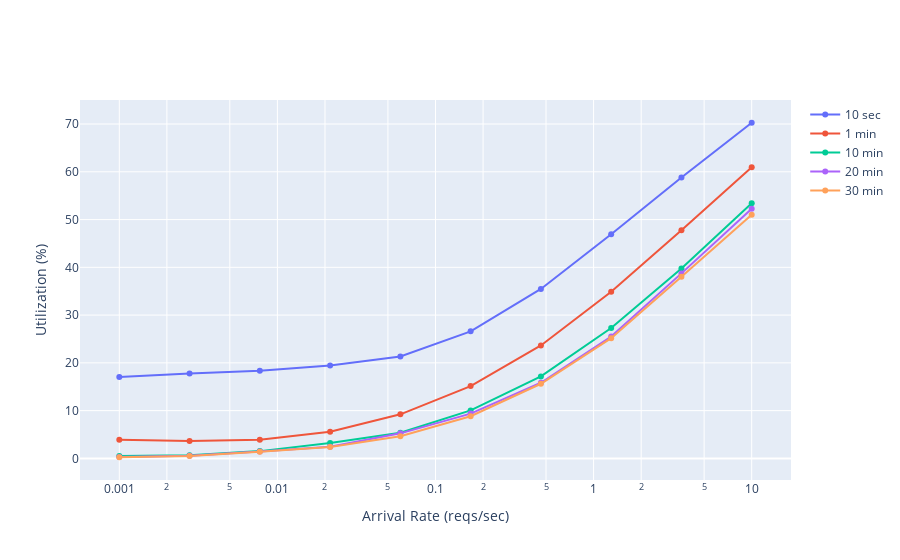

The cell this chart's notebook holds for it:
### Code cell
plot_fig_for_col('utilization_percent', 'Utilization (%)')

### Figure 1 — Plotly figure (JSON) as saved in the notebook; plotly's stock layout.template omitted (floating-point values rounded to 4 significant figures)
{"data": [{"mode": "markers+lines", "name": "10 sec", "type": "scatter", "x": [0.001, 0.002783, 0.007743, 0.02154, 0.05995, 0.1668, 0.4642, 1.292, 3.594, 10], "y": [17.02, 17.78, 18.35, 19.47, 21.35, 26.6, 35.48, 46.93, 58.82, 70.27]}, {"mode": "markers+lines", "name": "1 min", "type": "scatter", "x": [0.001, 0.002783, 0.007743, 0.02154, 0.05995, 0.1668, 0.4642, 1.292, 3.594, 10], "y": [3.91, 3.666, 3.899, 5.589, 9.23, 15.13, 23.65, 34.87, 47.75, 60.96]}, {"mode": "markers+lines", "name": "10 min", "type": "scatter", "x": [0.001, 0.002783, 0.007743, 0.02154, 0.05995, 0.1668, 0.4642, 1.292, 3.594, 10], "y": [0.4904, 0.6409, 1.524, 3.205, 5.386, 10.04, 17.16, 27.3, 39.76, 53.4]}, {"mode": "markers+lines", "name": "20 min", "type": "scatter", "x": [0.001, 0.002783, 0.007743, 0.02154, 0.05995, 0.1668, 0.4642, 1.292, 3.594, 10], "y": [0.3174, 0.5783, 1.428, 2.437, 5.244, 9.38, 15.84, 25.52, 38.74, 52.26]}, {"mode": "markers+lines", "name": "30 min", "type": "scatter", "x": [0.001, 0.002783, 0.007743, 0.02154, 0.05995, 0.1668, 0.4642, 1.292, 3.594, 10], "y": [0.2415, 0.4943, 1.388, 2.368, 4.638, 8.823, 15.63, 25.18, 38.06, 50.99]}], "layout": {"xaxis": {"title": {"text": "Arrival Rate (reqs/sec)"}, "type": "log"}, "yaxis": {"title": {"text": "Utilization (%)"}}}}
